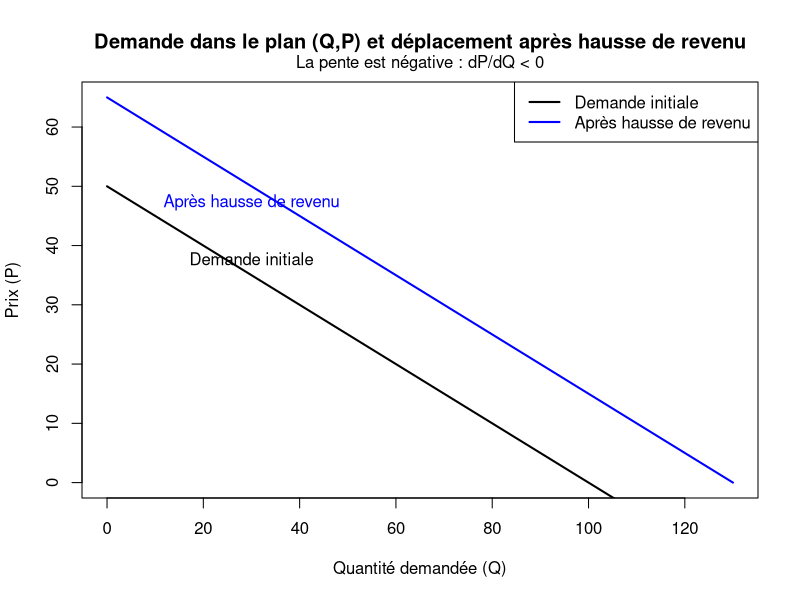
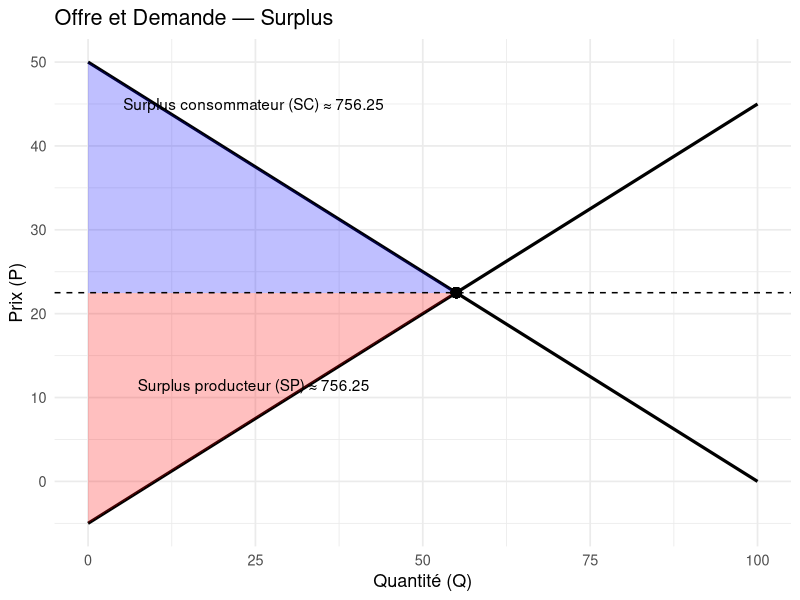
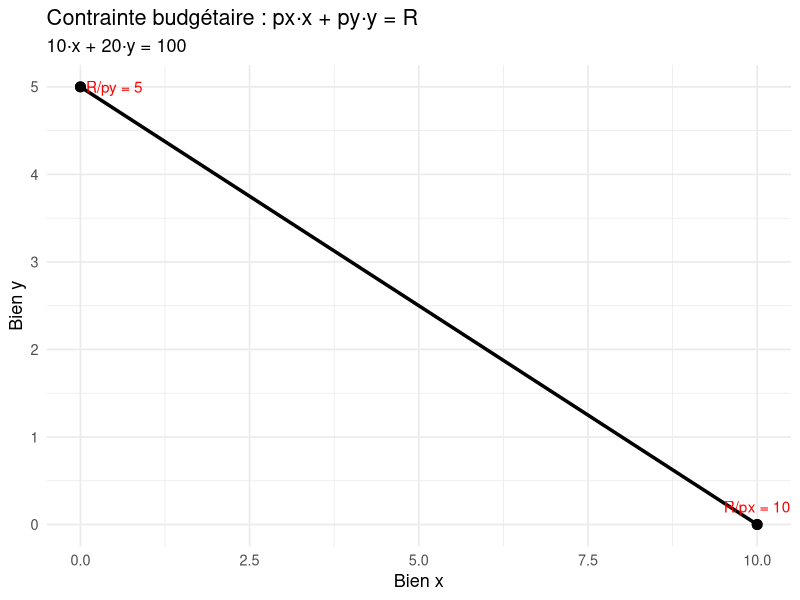
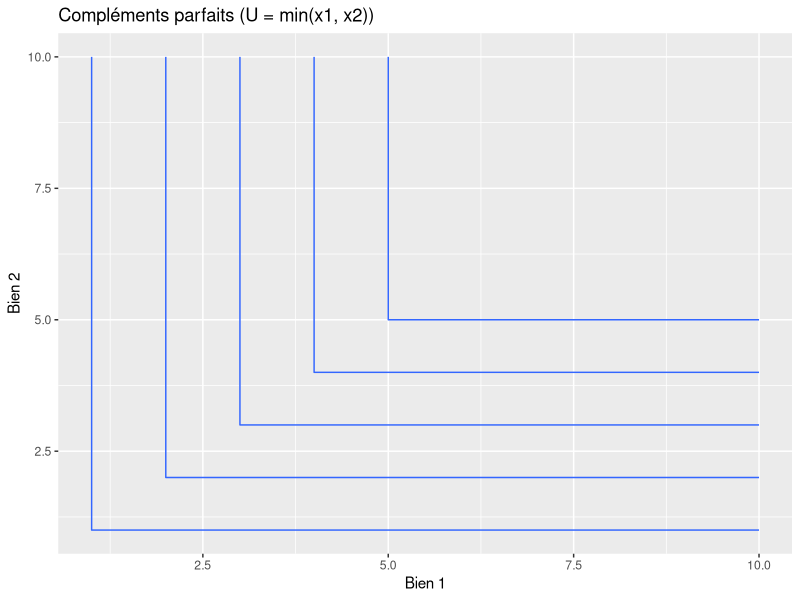
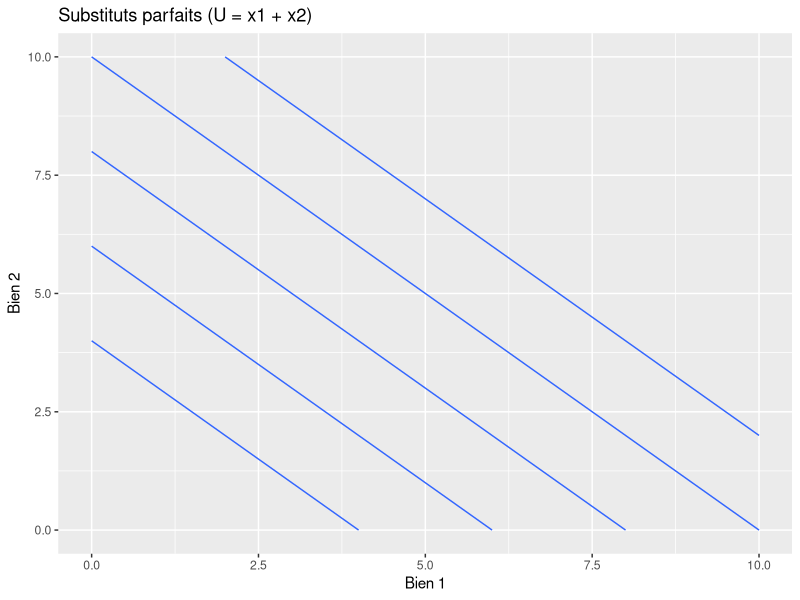
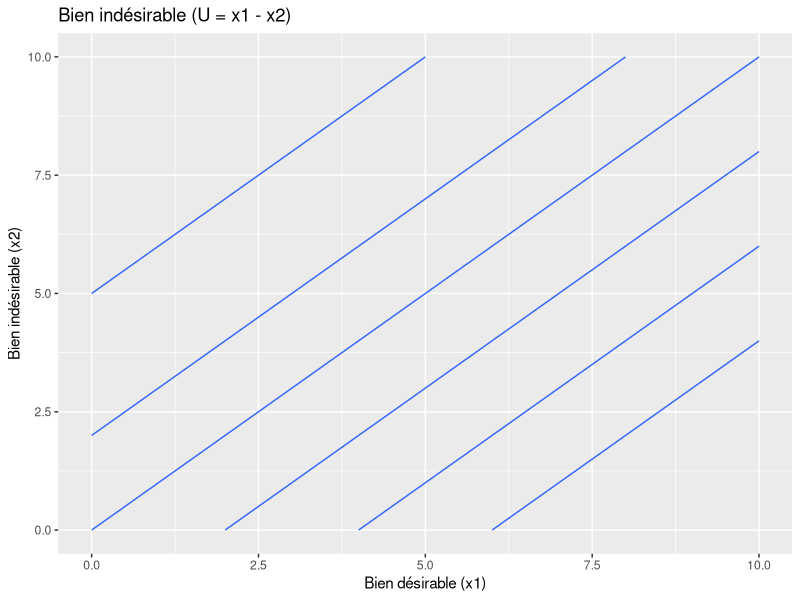
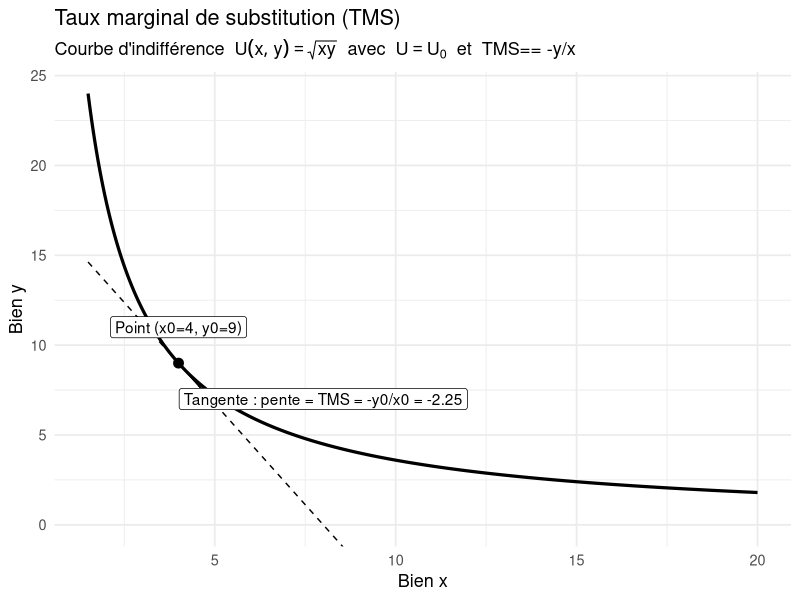

These charts were generated, in order, by the following R code:
## ---- chunk 1
# Paramètres
a_initial <- 100
b <- 2
a_income_rise <- 130

# Plage de quantités Q
Q <- seq(0, a_income_rise, by = 1)

# Inversion de la fonction de demande pour P = f(Q)
P_initial <- (a_initial - Q) / b
P_shifted <- (a_income_rise - Q) / b

# Tracé dans le plan (Q,P)
plot(
  Q, P_initial,
  type = "l", lwd = 2,
  xlab = "Quantité demandée (Q)",
  ylab = "Prix (P)",
  main = "Demande dans le plan (Q,P) et déplacement après hausse de revenu",
  ylim = c(0, max(P_initial, P_shifted))
)

lines(Q, P_shifted, col = "blue", lwd = 2)

text(30, (a_initial - 30)/b, "Demande initiale", pos = 3)
text(30, (a_income_rise - 30)/b, "Après hausse de revenu", pos = 1, col = "blue")

# Mention explicite de la pente négative
mtext("La pente est négative : dP/dQ < 0", side = 3, line = 0.5)

legend(
  "topright",
  legend = c("Demande initiale", "Après hausse de revenu"),
  col = c("black", "blue"),
  lwd = 2
)



## ---- chunk 2
#| label: surplus-corrige
#| fig-cap: "Surplus : aire sous la demande au-dessus de P* "
#| warning: false
library(ggplot2)

# Paramètres (linéaires)
a <- 100; b <- 2    # demande : P_d(Q) = (a - Q)/b
c <- 10;  d <- 2    # offre   : P_s(Q) = (Q - c)/d

# Fonctions prix en fonction de la quantité Q
P_d <- function(Q) (a - Q) / b
P_s <- function(Q) (Q - c) / d

# Équilibre initial
P_eq <- (a - c) / (b + d)
Q_eq <- a - b * P_eq

# Grille en Q (suffisamment fine pour l'approx intégrale)
Q_max <- max(Q_eq * 1.5, 100)
Q_all <- seq(0, Q_max, length.out = 2000)
df_all <- data.frame(Q = Q_all,
                     P_dem = P_d(Q_all),
                     P_off = P_s(Q_all))

# Partie utile pour les aires : de 0 à Q_eq
Q_shade <- seq(0, Q_eq, length.out = 1000)
df_shade <- data.frame(Q = Q_shade,
                       P_dem = P_d(Q_shade),
                       P_off = P_s(Q_shade))

# Calcul numérique (trapèze) du surplus consommateur : ∫_0^{Q*} (P_d(Q) - P_eq) dQ
dq <- diff(df_shade$Q)
y_cs <- df_shade$P_dem - P_eq
CS <- sum( (y_cs[-length(y_cs)] + y_cs[-1]) / 2 * dq )

# Surplus producteur : ∫_0^{Q*} (P_eq - P_s(Q)) dQ
y_ps <- P_eq - df_shade$P_off
PS <- sum( (y_ps[-length(y_ps)] + y_ps[-1]) / 2 * dq )

# Tracé
ggplot(df_all, aes(x = Q)) +
  geom_line(aes(y = P_dem), size = 1.1) +
  geom_line(aes(y = P_off), size = 1.1) +
  # Surplus consommateur : zone entre P_eq (ymin) et P_dem (ymax), pour Q∈[0,Q_eq]
  geom_ribbon(data = df_shade, aes(x = Q, ymin = P_eq, ymax = P_dem),
              fill = "blue", alpha = 0.25) +
  # Surplus producteur : zone entre P_off (ymin) et P_eq (ymax), pour Q∈[0,Q_eq]
  geom_ribbon(data = df_shade, aes(x = Q, ymin = P_off, ymax = P_eq),
              fill = "red", alpha = 0.25) +
  geom_hline(yintercept = P_eq, linetype = "dashed") +
  geom_point(aes(x = Q_eq, y = P_eq), size = 3) +
  annotate("text", x = Q_eq * 0.45, y = max(df_all$P_dem) * 0.9,
           label = paste0("Surplus consommateur (SC) ≈ ", round(CS, 2))) +
  annotate("text", x = Q_eq * 0.45, y = min(df_all$P_off) + (P_eq - min(df_all$P_off)) * 0.6,
           label = paste0("Surplus producteur (SP) ≈ ", round(PS, 2))) +
  labs(title = "Offre et Demande — Surplus",
       x = "Quantité (Q)", y = "Prix (P)") +
  coord_cartesian(xlim = c(0, Q_max),
                  ylim = c(min(df_all$P_off, na.rm = TRUE), max(df_all$P_dem, na.rm = TRUE))) +
  theme_minimal(base_size = 13)



## ---- chunk 3
#| label: contrainte-budget
#| fig-cap: "Contrainte budgétaire dans le plan (x,y)"
#| warning: false

library(ggplot2)

# Paramètres
R  <- 100   # revenu
px <- 10
py <- 20

# Intersections
x_max <- R / px   # R/px
y_max <- R / py   # R/py

# Points pour tracer la droite budgétaire
df_bc <- data.frame(
  x = c(0, x_max),
  y = c(y_max, 0)
)

ggplot(df_bc, aes(x = x, y = y)) +
  geom_line(linewidth = 1.2) +
  geom_point(aes(x = 0, y = y_max), size = 3) +
  geom_point(aes(x = x_max, y = 0), size = 3) +
  annotate(
    "text",
    x = x_max,
    y = 0,
    label = paste0("R/px = ", x_max),
    color = "red",
    vjust = -1
  ) +
  annotate(
    "text",
    x = 0,
    y = y_max,
    label = paste0("R/py = ", y_max),
    color = "red",
    hjust = -0.1
  ) +
  labs(
    title = "Contrainte budgétaire : px·x + py·y = R",
    subtitle = paste0(px, "·x + ", py, "·y = ", R),
    x = "Bien x",
    y = "Bien y"
  ) +
  coord_cartesian(xlim = c(0, x_max), ylim = c(0, y_max)) +
  theme_minimal(base_size = 13)




## ---- chunk 4
library(ggplot2)

df_comp <- data.frame(
  x1 = rep(seq(0, 10, by = 1), each = 11),
  x2 = rep(seq(0, 10, by = 1), times = 11)
)
df_comp$U <- pmin(df_comp$x1, df_comp$x2)

ggplot(df_comp, aes(x = x1, y = x2, z = U)) +
  geom_contour(breaks = c(1, 2, 3, 4, 5)) +
  labs(title = "Compléments parfaits (U = min(x1, x2))",
       x = "Bien 1", y = "Bien 2")

## ---- chunk 5
df_subs <- data.frame(
  x1 = rep(seq(0, 10, by = 0.5), each = 21),
  x2 = rep(seq(0, 10, by = 0.5), times = 21)
)
df_subs$U <- df_subs$x1 + df_subs$x2  # Par exemple U(x1,x2)=x1 + x2

ggplot(df_subs, aes(x = x1, y = x2, z = U)) +
  geom_contour(breaks = c(4, 6, 8, 10, 12)) +
  labs(title = "Substituts parfaits (U = x1 + x2)",
       x = "Bien 1", y = "Bien 2")
## ---- chunk 6
df_bad <- data.frame(
  x1 = rep(seq(0, 10, by = 0.5), each = 21),
  x2 = rep(seq(0, 10, by = 0.5), times = 21)
)
df_bad$U <- df_bad$x1 - df_bad$x2

ggplot(df_bad, aes(x = x1, y = x2, z = U)) +
  geom_contour(breaks = c(-5, -2, 0, 2, 4, 6)) +
  labs(title = "Bien indésirable (U = x1 - x2)",
       x = "Bien désirable (x1)", y = "Bien indésirable (x2)")
## ---- chunk 7
#| label: tms-plot
#| fig-cap: "TMS = pente de la tangente à la courbe d'indifférence"
#| warning: false
library(ggplot2)

# Fonction d'utilité Cobb-Douglas U(x,y)=sqrt(xy)
U  <- function(x, y) sqrt(x*y)

# Niveau d'utilité de la courbe (modifiable)
U0 <- 6   # alors xy = U0^2 = 36  => y = 36/x

# Point illustratif sur la courbe (modifiable, doit vérifier x0*y0=36)
x0 <- 4
y0 <- (U0^2)/x0  # 9

# TMS au point (x0,y0) : -MUx/MUy = -y/x
TMS <- - y0/x0   # -2.25

# Données pour la courbe d'indifférence U=U0  (hyperbole y=36/x)
xs  <- seq(1.5, 20, length.out = 400)
ys  <- (U0^2) / xs
indif <- data.frame(x = xs, y = ys)

# Droite tangente en (x0,y0): y = y0 + TMS*(x - x0)
xt  <- seq(1.5, 20, length.out = 200)
yt  <- y0 + TMS * (xt - x0)
tangent <- data.frame(x = xt, y = yt)

# Petite flèche montrant la pente (TMS)
# On prend un court segment autour de x0
seg_dx <- 1
seg <- data.frame(
  x  = c(x0, x0 + seg_dx),
  y  = c(y0, y0 + TMS*seg_dx)
)

ggplot() +
  # Courbe d'indifférence
  geom_line(data = indif, aes(x, y), linewidth = 1.1) +
  # Tangente au point choisi
  geom_line(data = tangent, aes(x, y), linetype = "dashed") +
  # Point (x0,y0)
  geom_point(aes(x0, y0), size = 3) +
  # Segment/flèche pour la pente (TMS)
  geom_segment(data = seg, aes(x = x[1], y = y[1], xend = x[2], yend = y[2]),
               arrow = arrow(length = unit(6, "pt"))) +
  # Annotations
  annotate("label", x = x0, y = y0 + 2,
           label = paste0("Point (x0=", x0, ", y0=", round(y0,2), ")")) +
  annotate("label", x = x0 + 4, y = y0 - 2,
           label = paste0("Tangente : pente = TMS = -y0/x0 = ", round(TMS, 2))) +
  labs(x = "Bien x", y = "Bien y",
       title = "Taux marginal de substitution (TMS)",
       subtitle = expression(paste("Courbe d'indifférence  ", U(x,y)==sqrt(xy),
                                   "  avec  ", U==U[0], "  et  TMS== -y/x"))) +
  coord_cartesian(ylim = c(0, max(ys, yt, na.rm = TRUE))) +
  theme_minimal(base_size = 13)
